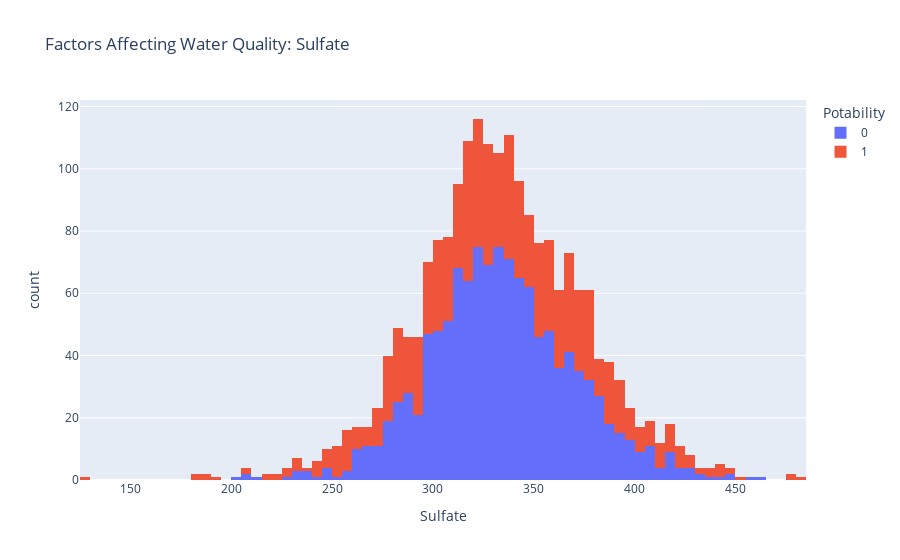

The cell this chart's notebook holds for it:
### Code cell
figure = px.histogram(data, x = "Sulfate", 
                      color = "Potability", 
                      title= "Factors Affecting Water Quality: Sulfate")
figure.show()

### Figure 1 — Plotly figure (JSON) as saved in the notebook; plotly's stock layout.template omitted (floating-point values rounded to 4 significant figures; data arrays with more than 128 entries replaced by an {"elided": "..."} marker saying what was removed)
{"data": [{"alignmentgroup": "True", "bingroup": "x", "hovertemplate": "Potability=0<br>Sulfate=%{x}<br>count=%{y}<extra></extra>", "legendgroup": "0", "marker": {"color": "#636efa", "pattern": {"shape": ""}}, "name": "0", "offsetgroup": "0", "orientation": "v", "showlegend": true, "type": "histogram", "x": {"elided": "1200 float values"}, "xaxis": "x", "yaxis": "y"}, {"alignmentgroup": "True", "bingroup": "x", "hovertemplate": "Potability=1<br>Sulfate=%{x}<br>count=%{y}<extra></extra>", "legendgroup": "1", "marker": {"color": "#EF553B", "pattern": {"shape": ""}}, "name": "1", "offsetgroup": "1", "orientation": "v", "showlegend": true, "type": "histogram", "x": {"elided": "811 float values"}, "xaxis": "x", "yaxis": "y"}], "layout": {"barmode": "relative", "legend": {"title": {"text": "Potability"}, "tracegroupgap": 0}, "title": {"text": "Factors Affecting Water Quality: Sulfate"}, "xaxis": {"anchor": "y", "domain": [0, 1], "title": {"text": "Sulfate"}}, "yaxis": {"anchor": "x", "domain": [0, 1], "title": {"text": "count"}}}}
